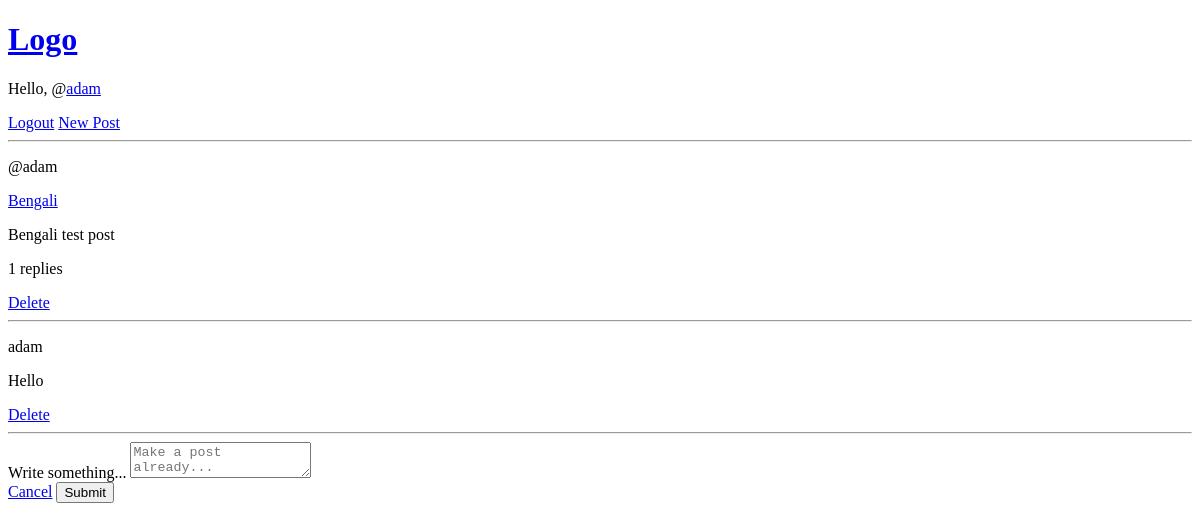
The page /adam/8/ (signed in) on the database its author committed.
### base/models.py (models this page shows, shortened)
class Post(models.Model):
    author = models.ForeignKey(User, on_delete=models.SET_NULL, null=True)
    body = models.TextField(null=True, blank=True)
    language = models.ForeignKey(Language, on_delete=models.SET_NULL, null=True, blank=True)
    created = models.DateTimeField(auto_now_add=True)
    user_tags = models.CharField(max_length=255, blank=True)
    reply_count = models.PositiveIntegerField(default=0)
    tags = TaggableManager()
    class Meta:
        ordering = ['-created']

class Language(models.Model):
    name_english = models.CharField(max_length=100)
    name_native = models.CharField(max_length=100)
    def __str__(self):
        return self.name_english

class Reply(models.Model):
    author = models.ForeignKey(User, on_delete=models.SET_NULL, null=True)
    body = models.TextField(null=True, blank=True)
    created = models.DateTimeField(auto_now_add=True)
    tags = TaggableManager()
    parent_post = models.ForeignKey(Post, on_delete=models.CASCADE, related_name='replies')

### base/views.py (the view, shortened to what this page needs)
# urls.py: path('<str:username>/<str:pk>/', views.post, name="post"),
def post(request, username, pk):
    post = Post.objects.get(id=pk)
    post_replies = post.replies.all()
    context = {
        'post': post,
        'post_replies': post_replies
    }
    return render(request, 'base/post.html', context)

### base/templates/base/post.html (shortened to what this page needs)
{% extends 'main.html' %}
{% block content %}
<p>@{{ post.author }}</p>
<a href="{% url 'language-profile' post.language.id %}"><p>{{ post.language }}</p></a>
<p>{{ post.body }}</p>
<p>{{ post.reply_count }} replies</p>
{% if request.user == post.author %}
  <a href="{% url 'delete-post' post.id %}">Delete</a>
{% endif %}
<hr>
{% for reply in post_replies %}
  <p>{{ reply.author }}</p>
  <p>{{ reply.body }}</p>
  {% if request.user == reply.author %}
    <a href="{% url 'delete-reply' reply.id %}">Delete</a>
  {% endif %}
{% endfor %}
<hr>
{% if user.is_authenticated %}
<form class="form" action="" method="POST">
  <div class="form__group">
    <label for="body">Write something...</label>
    <textarea name="body" id="body" placeholder="Make a post already..."></textarea>
  </div>
  <div class="form__action">
    <a class="btn btn--dark" href="{% url 'home' %}">Cancel</a>
    <button class="btn btn--main" type="submit">Submit</button>
  </div>
</form>
{% endif %}
{% endblock content %}

### templates/navbar.html
<a href="/">
  <h1>Logo</h1>
</a>
{% if request.user.is_authenticated %}
<p>Hello, @<a href="{% url 'profile' request.user.id %}">{{ request.user.username }}</a></p>
<a href="{% url 'logout' %}">Logout</a>
<a href="{% url 'create-post' %}">New Post</a>
{% else %}
<a href="{% url 'login' %}">Login</a>
{% endif %}
<hr>

### rows shown on the page
Post: author "adam", language "Bengali", body "Bengali test post", reply_count "1"
Reply: author "adam", body "Hello", shows "Delete"

### other values the page prints
{{ request.user.username }} "adam"
